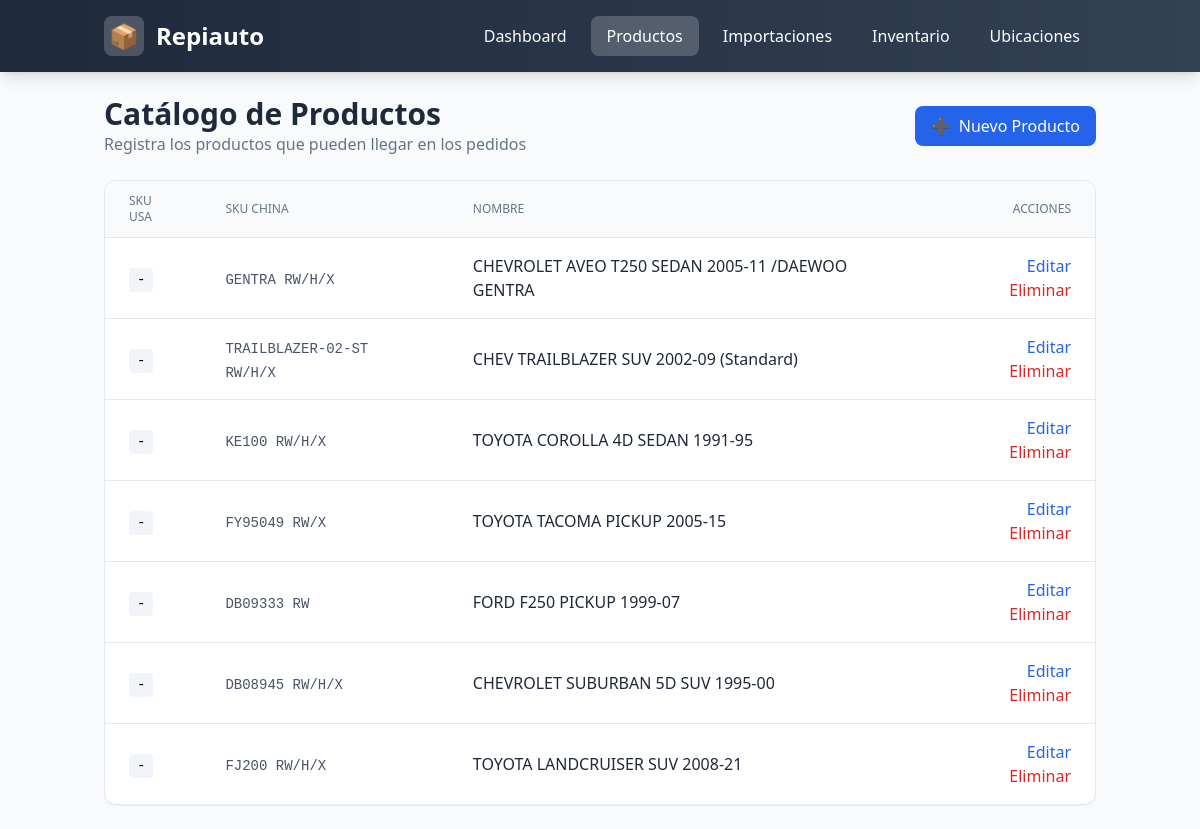
The page /products on the database as committed earlier.
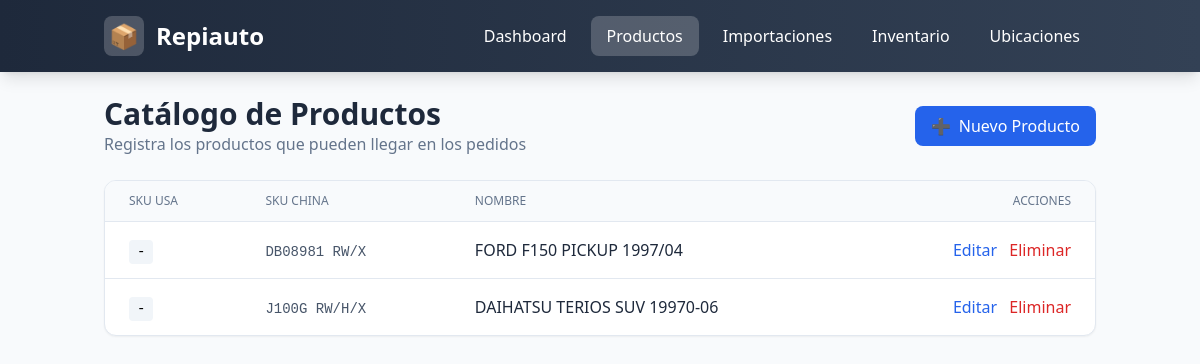
The same page on the database as committed later.
### main.py (models this page shows)
class Base(DeclarativeBase):
    pass

class ProductCatalog(Base):
    __tablename__ = "product_catalog"
    id: Mapped[int] = mapped_column(Integer, primary_key=True)
    sku_usa: Mapped[str] = mapped_column(String(50), index=True)
    sku_china: Mapped[Optional[str]] = mapped_column(String(50), index=True, nullable=True)
    name: Mapped[str] = mapped_column(String(200))
    created_at: Mapped[datetime] = mapped_column(DateTime, default=datetime.utcnow)
    box_items = relationship("BoxItem", back_populates="product")

### main.py (the view)
@app.get("/products", response_class=HTMLResponse)
async def products(request: Request):
    try:
        db = SessionLocal()
        try:
            prods = db.query(ProductCatalog).order_by(ProductCatalog.created_at.desc()).all()
        finally:
            db.close()
    except Exception as e:
        logger.error(f"Products error: {e}")
        return templates.TemplateResponse("error.html", {"request": request, "title": "Error", "message": "No se pudieron cargar los productos."})
    return templates.TemplateResponse("products.html", {"request": request, "products": prods})

### templates/products.html (shortened to what this page needs)
{% extends "base.html" %}
{% block content %}
<div class="flex justify-between items-center mb-6">
    <div>
        <h2 class="text-3xl font-bold text-slate-800">Catálogo de Productos</h2>
        <p class="text-slate-500">Registra los productos que pueden llegar en los pedidos</p>
    </div>
    <button onclick="openModal('Nuevo Producto', `<form method='post' action='/products' class='space-y-4'>
        <div>
            <label class='block text-sm font-medium text-slate-700 mb-1'>SKU USA</label>
            <input type='text' name='sku_usa' class='w-full px-3 py-2 border border-slate-300 rounded-lg'>
            <p class='text-xs text-slate-500 mt-1'>Al menos uno de los dos SKUs es requerido</p>
        </div>
        <div>
            <label class='block text-sm font-medium text-slate-700 mb-1'>SKU China</label>
            <input type='text' name='sku_china' class='w-full px-3 py-2 border border-slate-300 rounded-lg'>
        </div>
        <div>
            <label class='block text-sm font-medium text-slate-700 mb-1'>Nombre *</label>
            <input type='text' name='name' required class='w-full px-3 py-2 border border-slate-300 rounded-lg'>
        </div>
        <div class='flex justify-end gap-2'>
            <button type='button' onclick='closeModal()' class='px-4 py-2 text-slate-600 hover:bg-slate-100 rounded-lg'>Cancelar</button>
            <button type='submit' class='px-4 py-2 bg-blue-600 text-white rounded-lg hover:bg-blue-700'>Guardar</button>
        </div>
    </form>`)" class="px-4 py-2 bg-blue-600 text-white rounded-lg hover:bg-blue-700 flex items-center gap-2">
    <span>➕</span> Nuevo Producto
</button>
</div>
<div class="bg-white rounded-xl shadow-sm border border-slate-200 overflow-hidden">
    <table class="min-w-full divide-y divide-slate-200">
        <thead class="bg-slate-50">
            <tr>
                <th class="px-6 py-3 text-left text-xs font-medium text-slate-500 uppercase">SKU USA</th>
                <th class="px-6 py-3 text-left text-xs font-medium text-slate-500 uppercase">SKU China</th>
                <th class="px-6 py-3 text-left text-xs font-medium text-slate-500 uppercase">Nombre</th>
                <th class="px-6 py-3 text-right text-xs font-medium text-slate-500 uppercase">Acciones</th>
            </tr>
        </thead>
        <tbody class="divide-y divide-slate-200">
            {% for product in products %}
            <tr class="hover:bg-slate-50">
                <td class="px-6 py-4">
                    <code class="text-sm bg-slate-100 px-2 py-1 rounded">{{ product.sku_usa or '-' }}</code>
                </td>
                <td class="px-6 py-4 text-slate-600">
                    {% if product.sku_china %}<code class="text-sm">{{ product.sku_china }}</code>{% else %}-{% endif %}
                </td>
                <td class="px-6 py-4 font-medium text-slate-800">{{ product.name }}</td>
                <td class="px-6 py-4 text-right space-x-2">
                    <button onclick="editProduct({{ product.id }}, '{{ product.sku_usa|default('') }}', '{{ product.sku_china|default('') }}', '{{ product.name }}')" class="text-blue-600 hover:text-blue-700">Editar</button>
                    <button onclick="deleteProduct({{ product.id }})" class="text-red-600 hover:text-red-700">Eliminar</button>
                </td>
            </tr>
            {% endfor %}
        </tbody>
    </table>
</div>
{% endblock %}

### templates/base.html (shortened to what this page needs)
<!DOCTYPE html>
<html lang="es">
<head>
    <script src="https://cdn.tailwindcss.com"></script>
</head>
<body class="bg-slate-50 min-h-screen">
    <header class="bg-gradient-to-r from-slate-800 to-slate-700 text-white shadow-lg no-print">
        <div class="container mx-auto px-4 py-4">
            <div class="flex justify-between items-center">
                <div class="flex items-center gap-3">
                    <a href="/" class="w-10 h-10 bg-white/20 rounded-lg flex items-center justify-center">
                        <span class="text-2xl">📦</span>
                    </a>
                    <h1 class="text-2xl font-bold">Repiauto</h1>
                </div>
                <nav class="flex gap-2">
                    <a href="/" class="px-4 py-2 rounded-lg hover:bg-white/10 transition {% if request.url.path == '/' %}bg-white/20{% endif %}">Dashboard</a>
                    <a href="/products" class="px-4 py-2 rounded-lg hover:bg-white/10 transition {% if '/products' in request.url.path %}bg-white/20{% endif %}">Productos</a>
                    <a href="/imports" class="px-4 py-2 rounded-lg hover:bg-white/10 transition {% if '/imports' in request.url.path %}bg-white/20{% endif %}">Importaciones</a>
                    <a href="/inventory" class="px-4 py-2 rounded-lg hover:bg-white/10 transition {% if '/inventory' in request.url.path %}bg-white/20{% endif %}">Inventario</a>
                    <a href="/locations" class="px-4 py-2 rounded-lg hover:bg-white/10 transition {% if '/locations' in request.url.path %}bg-white/20{% endif %}">Ubicaciones</a>
                </nav>
            </div>
        </div>
    </header>
    {% set error = request.query_params.get('error') %}
    {% set success = request.query_params.get('success') %}
    <main class="container mx-auto px-4 py-6">
        {% block content %}{% endblock %}
    </main>
</body>
</html>

Rows that differ between the two databases and show on the page:
removed ProductCatalog: sku_usa "-", sku_china "GENTRA RW/H/X", name "CHEVROLET AVEO T250 SEDAN 2005-11 /DAEWOO GENTRA"
removed ProductCatalog: sku_usa "-", sku_china "TRAILBLAZER-02-ST RW/H/X", name "CHEV TRAILBLAZER SUV 2002-09 (Standard)"
removed ProductCatalog: sku_usa "-", sku_china "KE100 RW/H/X", name "TOYOTA COROLLA 4D SEDAN 1991-95"
removed ProductCatalog: sku_usa "-", sku_china "FY95049 RW/X", name "TOYOTA TACOMA PICKUP 2005-15"
removed ProductCatalog: sku_usa "-", sku_china "DB09333 RW", name "FORD F250 PICKUP 1999-07"
removed ProductCatalog: sku_usa "-", sku_china "DB08945 RW/H/X", name "CHEVROLET SUBURBAN 5D SUV 1995-00"
changed ProductCatalog: sku_china "FJ200 RW/H/X" → "DB08981 RW/X"; name "TOYOTA LANDCRUISER SUV 2008-21" → "FORD F150 PICKUP 1997/04"
added ProductCatalog: sku_usa "-", sku_china "J100G RW/H/X", name "DAIHATSU TERIOS SUV 19970-06"
